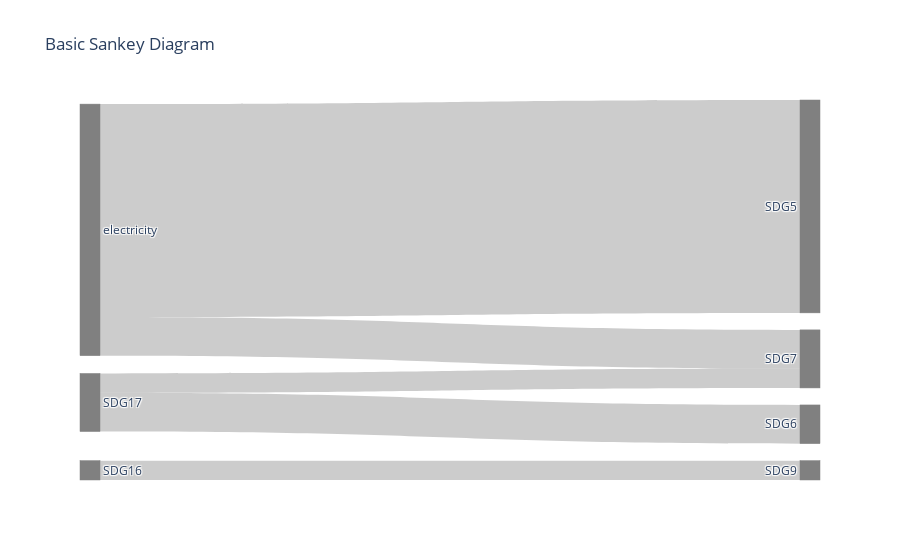

Notebook code cell kept with this figure:
### Code cell
import plotly.graph_objects as go
fig = go.Figure(data=[go.Sankey(
     arrangement = "perpendicular",
    node = dict(
        x = x_values,
        y= y_values,
       pad = 17,
      thickness = 20,
      line = dict(color = "grey", width = 0.5),
      label = labels,
      color = "grey"
    ),
    link = dict(
      source = SDG_sankey_try.source.values, # indices correspond to labels, eg A1, A2, A2, B1, ...
      target = SDG_sankey_try.Goal.values,
      value = SDG_sankey_try.value.values
  ))])
fig.update_layout(title_text="Basic Sankey Diagram", font_size=12)
fig.show()

### Figure 1 — Plotly figure (JSON) as saved in the notebook; plotly's stock layout.template omitted (floating-point values rounded to 4 significant figures)
{"data": [{"arrangement": "perpendicular", "link": {"source": [0, 0, 0, 0, 0, 0, 0, 0, 0, 0, 0, 0, 0, 0, 0, 0, 0, 18, 18, 18, 18, 18, 18, 18, 18, 18, 18, 18, 18, 18, 18, 18, 18, 18, 19, 19, 19, 19, 19, 19, 19, 19, 19, 19, 19, 19, 19, 19, 19, 19, 19], "target": [1, 2, 3, 4, 5, 6, 7, 8, 9, 10, 11, 12, 13, 14, 15, 16, 17, 1, 2, 3, 4, 5, 6, 7, 8, 9, 10, 11, 12, 13, 14, 15, 16, 17, 1, 2, 3, 4, 5, 6, 7, 8, 9, 10, 11, 12, 13, 14, 15, 16, 17], "value": [0, 0, 0, 0, 0, 0, 11, 0, 2, 0, 0, 0, 0, 0, 0, 0, 0, 0, 0, 0, 0, 0, 0, 0, 0, 0, 0, 1, 0, 0, 0, 0, 0, 0, 0, 0, 0, 0, 0, 0, 0, 2, 1, 0, 0, 0, 0, 0, 0, 0, 0]}, "node": {"color": "grey", "label": ["electricity", "airports", "freight", "SDG1", "SDG2", "SDG3", "SDG4", "SDG5", "SDG6", "SDG7", "SDG8", "SDG9", "SDG10", "SDG11", "SDG12", "SDG13", "SDG14", "SDG15", "SDG16", "SDG17"], "line": {"color": "grey", "width": 0.5}, "pad": 17, "thickness": 20, "x": [0, 0, 0, 0, 0, 0, 0, 0, 0, 0.1, 0.1, 0.1, 0.1, 0.1, 0.1, 0.1, 0.1, 0.1, 0.1, 0.1, 0.1, 0.1, 0.1, 0.1, 0.1, 0.1], "y": [0.5, 0.05882, 0.1176, 0.1765, 0.2353, 0.2941, 0.3529, 0.4118, 0.4706, 0.5294, 0.5882, 0.6471, 0.7059, 0.7647, 0.8235, 0.8824, 0.9412, 1]}, "type": "sankey"}], "layout": {"font": {"size": 12}, "title": {"text": "Basic Sankey Diagram"}}}
